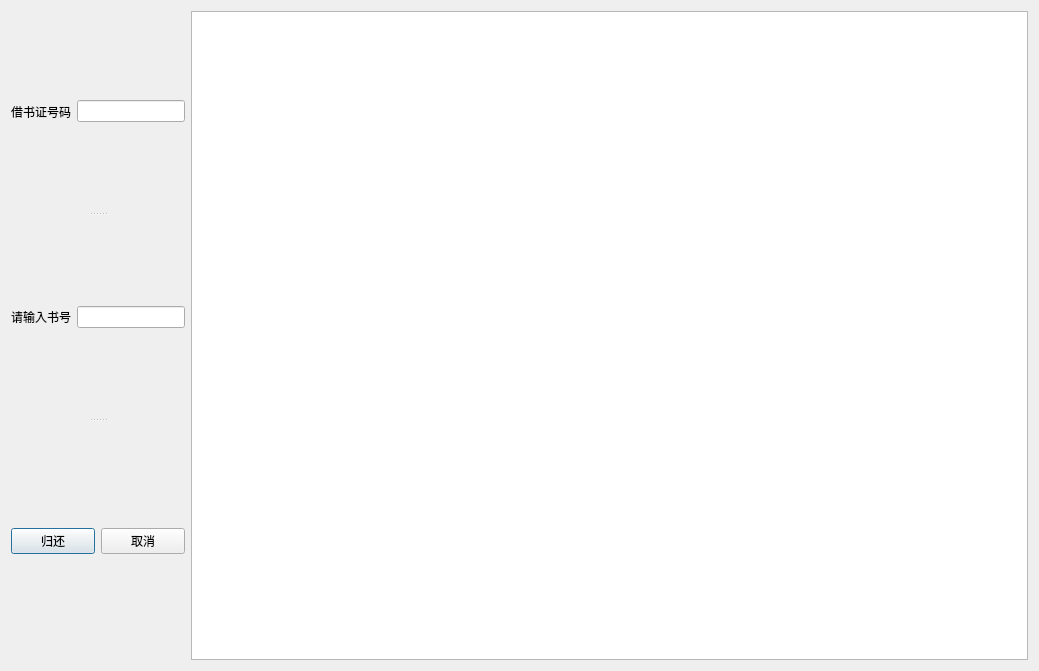
<?xml version="1.0" encoding="UTF-8"?>
<ui version="4.0">
 <class>db_Return</class>
 <widget class="QDialog" name="db_Return">
  <property name="geometry">
   <rect>
    <x>0</x>
    <y>0</y>
    <width>1039</width>
    <height>671</height>
   </rect>
  </property>
  <property name="windowTitle">
   <string>Dialog</string>
  </property>
  <layout class="QGridLayout" name="gridLayout">
   <item row="0" column="0">
    <widget class="QSplitter" name="splitter">
     <property name="orientation">
      <enum>Qt::Vertical</enum>
     </property>
     <widget class="QWidget" name="layoutWidget">
      <layout class="QHBoxLayout" name="horizontalLayout">
       <item>
        <widget class="QLabel" name="label">
         <property name="text">
          <string>借书证号码</string>
         </property>
        </widget>
       </item>
       <item>
        <widget class="QLineEdit" name="lineEdit_cno"/>
       </item>
      </layout>
     </widget>
     <widget class="QWidget" name="layoutWidget_2">
      <layout class="QHBoxLayout" name="horizontalLayout_2">
       <item>
        <widget class="QLabel" name="label_2">
         <property name="text">
          <string>请输入书号</string>
         </property>
        </widget>
       </item>
       <item>
        <widget class="QLineEdit" name="lineEdit_bno"/>
       </item>
      </layout>
     </widget>
     <widget class="QWidget" name="layoutWidget_3">
      <layout class="QHBoxLayout" name="horizontalLayout_5">
       <item>
        <widget class="QPushButton" name="pushButton_ok">
         <property name="text">
          <string>归还</string>
         </property>
        </widget>
       </item>
       <item>
        <widget class="QPushButton" name="pushButton_cancel">
         <property name="text">
          <string>取消</string>
         </property>
        </widget>
       </item>
      </layout>
     </widget>
    </widget>
   </item>
   <item row="0" column="1">
    <widget class="QTableView" name="tableView"/>
   </item>
  </layout>
 </widget>
 <resources/>
 <connections/>
</ui>
